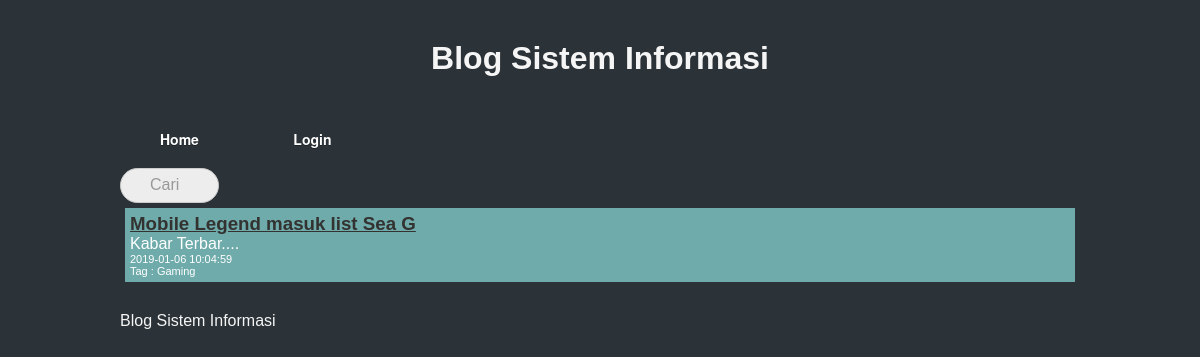
Page /index.php?cari=Mobile Legend masuk list Sea G on the committed database.
### tables this page shows
CREATE TABLE `t_blog` (
  `id` int(11) NOT NULL,
  `judul` varchar(30) NOT NULL,
  `isi` varchar(500) NOT NULL,
  `waktu` timestamp NOT NULL DEFAULT CURRENT_TIMESTAMP,
  `tag` varchar(30) NOT NULL
);

### functions/blog.php (called while the page is built, shortened)
<?php
function hasil_cari($cari){
  $query  = "SELECT * FROM t_blog WHERE judul LIKE '%$cari%'";
  return result($query);
}
function result($query){
  global $link;
  if($result = mysqli_query($link, $query) or die('gagal menampilkan data')){
    return $result;
  }
}
function excerpt($string){
  $string = substr($string, 0, 13);
  return $string . "....";
}
 ?>

### index.php (the view, shortened to what this page needs)
<?php
require_once "view/header.php";
$articles = tampilkan();
if(isset($_GET['cari'])){
  $cari     = $_GET['cari'];
  $articles = hasil_cari($cari);
}
require_once "view/header.php";
 ?>
 <form action="" method="get">
   <input type="search" name="cari" placeholder="Cari">
 </form>
<?php while($row = mysqli_fetch_assoc($articles)): ?>
  <div class="each_article">
    <h3><a href="single.php?id=<?= $row['id']; ?>"><?= $row['judul']; ?></a></h3>
    <p>
      <?= excerpt($row['isi']); ?>
    </p>
    <p class="waktu"><?= $row['waktu']; ?></p>
    <p class="tag">Tag : <?= $row['tag']; ?></p>
  </div>
<?php endwhile; ?>
 <?php
 require_once "view/footer.php";
  ?>

### view/style.css (style rules this page uses)
* { margin: 0; padding: 0; box-sizing: border-box; font-family: sans-serif; }
.each_article { background-color: rgb(110, 171, 170); color:white; padding: 5px; margin: 5px; }
.each_article a { color:white; }
.each_article h3 a { color:#333231; }
.waktu, .tag { font-size: 11px; }
input { outline: none; }
input[type=search] { -webkit-appearance: textfield; -webkit-box-sizing: content-box; font-family: inherit; font-size: 100%; }
input[type=search] { background: #ededed url(https://static.tumblr.com/ftv85bp/MIXmud4tx/search-icon.png) no-repeat 9px center; border: solid 1px #ccc; padding: 7px 8px 8px 29px; width: 60px; -webkit-border-radius: 10em; -moz-border-radius: 10em; border-radius: 10em; -webkit-transition: all .3s; -moz-transition: all .3s; transition: all .3s; }

### rows in the picture
t_blog: judul "Mobile Legend masuk list Sea G", isi "Kabar Terbar....", waktu "2019-01-06 10:04:59", tag "Gaming"
